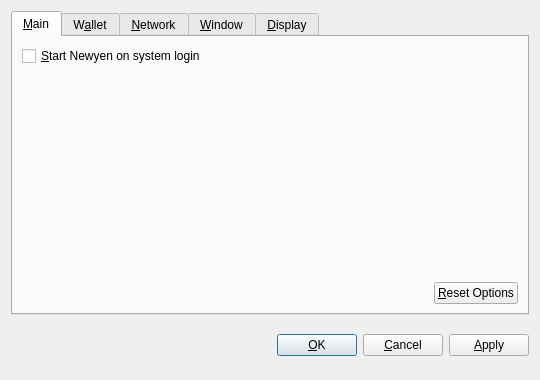
<?xml version="1.0" encoding="UTF-8"?>
<ui version="4.0">
 <class>OptionsDialog</class>
 <widget class="QDialog" name="OptionsDialog">
  <property name="geometry">
   <rect>
    <x>0</x>
    <y>0</y>
    <width>540</width>
    <height>380</height>
   </rect>
  </property>
  <property name="windowTitle">
   <string>Options</string>
  </property>
  <property name="modal">
   <bool>true</bool>
  </property>
  <layout class="QVBoxLayout" name="verticalLayout">
   <item>
    <widget class="QTabWidget" name="tabWidget">
     <property name="tabPosition">
      <enum>QTabWidget::North</enum>
     </property>
     <property name="currentIndex">
      <number>0</number>
     </property>
     <widget class="QWidget" name="tabMain">
      <attribute name="title">
       <string>&amp;Main</string>
      </attribute>
      <layout class="QVBoxLayout" name="verticalLayout_Main">
       <item>
        <widget class="QCheckBox" name="bitcoinAtStartup">
         <property name="toolTip">
          <string>Automatically start Newyen after logging in to the system.</string>
         </property>
         <property name="text">
          <string>&amp;Start Newyen on system login</string>
         </property>
        </widget>
       </item>
       <item>
        <spacer name="verticalSpacer_Main">
         <property name="orientation">
          <enum>Qt::Vertical</enum>
         </property>
         <property name="sizeHint" stdset="0">
          <size>
           <width>20</width>
           <height>40</height>
          </size>
         </property>
        </spacer>
       </item>
       <item>
        <layout class="QHBoxLayout" name="horizontalLayout_2_Main">
         <item>
          <spacer name="horizontalSpacer_2_Main">
           <property name="orientation">
            <enum>Qt::Horizontal</enum>
           </property>
           <property name="sizeHint" stdset="0">
            <size>
             <width>40</width>
             <height>20</height>
            </size>
           </property>
          </spacer>
         </item>
         <item>
          <widget class="QPushButton" name="resetButton">
           <property name="toolTip">
            <string>Reset all client options to default.</string>
           </property>
           <property name="text">
            <string>&amp;Reset Options</string>
           </property>
           <property name="autoDefault">
            <bool>false</bool>
           </property>
          </widget>
         </item>
        </layout>
       </item>
      </layout>
     </widget>
     <widget class="QWidget" name="tabWallet">
      <attribute name="title">
       <string>W&amp;allet</string>
      </attribute>
      <layout class="QVBoxLayout" name="verticalLayout_Network">
       <item>
        <widget class="QLabel" name="transactionFeeInfoLabel">
         <property name="text">
          <string>Optional transaction fee per kB that helps make sure your transactions are processed quickly. Most transactions are 1 kB.</string>
         </property>
         <property name="textFormat">
          <enum>Qt::PlainText</enum>
         </property>
         <property name="wordWrap">
          <bool>true</bool>
         </property>
        </widget>
       </item>
       <item>
        <layout class="QHBoxLayout" name="horizontalLayout_1_Main">
         <item>
          <widget class="QLabel" name="transactionFeeLabel">
           <property name="text">
            <string>Pay transaction &amp;fee</string>
           </property>
           <property name="textFormat">
            <enum>Qt::PlainText</enum>
           </property>
           <property name="buddy">
            <cstring>transactionFee</cstring>
           </property>
          </widget>
         </item>
         <item>
          <widget class="BitcoinAmountField" name="transactionFee"/>
         </item>
         <item>
          <spacer name="horizontalSpacer_1_Main">
           <property name="orientation">
            <enum>Qt::Horizontal</enum>
           </property>
           <property name="sizeHint" stdset="0">
            <size>
             <width>40</width>
             <height>20</height>
            </size>
           </property>
          </spacer>
         </item>
        </layout>
       </item>
       <item>
        <widget class="QLabel" name="label">
         <property name="text">
          <string>If you disable the spending of unconfirmed change, the change from a transaction cannot be used until that transaction has at least one confirmation. This also affects how your balance is computed.</string>
         </property>
         <property name="wordWrap">
          <bool>true</bool>
         </property>
        </widget>
       </item>
       <item>
        <widget class="QCheckBox" name="spendZeroConfChange">
         <property name="text">
          <string>Spend unconfirmed change  (experts only)</string>
         </property>
        </widget>
       </item>
       <item>
        <spacer name="verticalSpacer">
         <property name="orientation">
          <enum>Qt::Vertical</enum>
         </property>
         <property name="sizeHint" stdset="0">
          <size>
           <width>20</width>
           <height>40</height>
          </size>
         </property>
        </spacer>
       </item>
      </layout>
     </widget>
     <widget class="QWidget" name="tabNetwork">
      <attribute name="title">
       <string>&amp;Network</string>
      </attribute>
      <layout class="QVBoxLayout" name="verticalLayout_Network">
       <item>
        <widget class="QCheckBox" name="mapPortUpnp">
         <property name="toolTip">
          <string>Automatically open the Newyen client port on the router. This only works when your router supports UPnP and it is enabled.</string>
         </property>
         <property name="text">
          <string>Map port using &amp;UPnP</string>
         </property>
        </widget>
       </item>
       <item>
        <widget class="QCheckBox" name="connectSocks">
         <property name="toolTip">
          <string>Connect to the Newyen network through a SOCKS proxy (e.g. when connecting through Tor).</string>
         </property>
         <property name="text">
          <string>&amp;Connect through SOCKS proxy:</string>
         </property>
        </widget>
       </item>
       <item>
        <layout class="QHBoxLayout" name="horizontalLayout_Network">
         <item>
          <widget class="QLabel" name="proxyIpLabel">
           <property name="text">
            <string>Proxy &amp;IP:</string>
           </property>
           <property name="textFormat">
            <enum>Qt::PlainText</enum>
           </property>
           <property name="buddy">
            <cstring>proxyIp</cstring>
           </property>
          </widget>
         </item>
         <item>
          <widget class="QValidatedLineEdit" name="proxyIp">
           <property name="maximumSize">
            <size>
             <width>140</width>
             <height>16777215</height>
            </size>
           </property>
           <property name="toolTip">
            <string>IP address of the proxy (e.g. 127.0.0.1)</string>
           </property>
          </widget>
         </item>
         <item>
          <widget class="QLabel" name="proxyPortLabel">
           <property name="text">
            <string>&amp;Port:</string>
           </property>
           <property name="textFormat">
            <enum>Qt::PlainText</enum>
           </property>
           <property name="buddy">
            <cstring>proxyPort</cstring>
           </property>
          </widget>
         </item>
         <item>
          <widget class="QLineEdit" name="proxyPort">
           <property name="maximumSize">
            <size>
             <width>55</width>
             <height>16777215</height>
            </size>
           </property>
           <property name="toolTip">
            <string>Port of the proxy (e.g. 9050)</string>
           </property>
          </widget>
         </item>
         <item>
          <widget class="QLabel" name="socksVersionLabel">
           <property name="text">
            <string>SOCKS &amp;Version:</string>
           </property>
           <property name="textFormat">
            <enum>Qt::PlainText</enum>
           </property>
           <property name="buddy">
            <cstring>socksVersion</cstring>
           </property>
          </widget>
         </item>
         <item>
          <widget class="QValueComboBox" name="socksVersion">
           <property name="toolTip">
            <string>SOCKS version of the proxy (e.g. 5)</string>
           </property>
          </widget>
         </item>
         <item>
          <spacer name="horizontalSpacer_Network">
           <property name="orientation">
            <enum>Qt::Horizontal</enum>
           </property>
           <property name="sizeHint" stdset="0">
            <size>
             <width>40</width>
             <height>20</height>
            </size>
           </property>
          </spacer>
         </item>
        </layout>
       </item>
       <item>
        <spacer name="verticalSpacer_Network">
         <property name="orientation">
          <enum>Qt::Vertical</enum>
         </property>
         <property name="sizeHint" stdset="0">
          <size>
           <width>20</width>
           <height>40</height>
          </size>
         </property>
        </spacer>
       </item>
      </layout>
     </widget>
     <widget class="QWidget" name="tabWindow">
      <attribute name="title">
       <string>&amp;Window</string>
      </attribute>
      <layout class="QVBoxLayout" name="verticalLayout_Window">
       <item>
        <widget class="QCheckBox" name="minimizeToTray">
         <property name="toolTip">
          <string>Show only a tray icon after minimizing the window.</string>
         </property>
         <property name="text">
          <string>&amp;Minimize to the tray instead of the taskbar</string>
         </property>
        </widget>
       </item>
       <item>
        <widget class="QCheckBox" name="minimizeOnClose">
         <property name="toolTip">
          <string>Minimize instead of exit the application when the window is closed. When this option is enabled, the application will be closed only after selecting Quit in the menu.</string>
         </property>
         <property name="text">
          <string>M&amp;inimize on close</string>
         </property>
        </widget>
       </item>
       <item>
        <spacer name="verticalSpacer_Window">
         <property name="orientation">
          <enum>Qt::Vertical</enum>
         </property>
         <property name="sizeHint" stdset="0">
          <size>
           <width>20</width>
           <height>40</height>
          </size>
         </property>
        </spacer>
       </item>
      </layout>
     </widget>
     <widget class="QWidget" name="tabDisplay">
      <attribute name="title">
       <string>&amp;Display</string>
      </attribute>
      <layout class="QVBoxLayout" name="verticalLayout_Display">
       <item>
        <layout class="QHBoxLayout" name="horizontalLayout_1_Display">
         <item>
          <widget class="QLabel" name="langLabel">
           <property name="text">
            <string>User Interface &amp;language:</string>
           </property>
           <property name="textFormat">
            <enum>Qt::PlainText</enum>
           </property>
           <property name="buddy">
            <cstring>lang</cstring>
           </property>
          </widget>
         </item>
         <item>
          <widget class="QValueComboBox" name="lang">
           <property name="toolTip">
            <string>The user interface language can be set here. This setting will take effect after restarting Newyen.</string>
           </property>
          </widget>
         </item>
        </layout>
       </item>
       <item>
        <layout class="QHBoxLayout" name="horizontalLayout_2_Display">
         <item>
          <widget class="QLabel" name="unitLabel">
           <property name="text">
            <string>&amp;Unit to show amounts in:</string>
           </property>
           <property name="textFormat">
            <enum>Qt::PlainText</enum>
           </property>
           <property name="buddy">
            <cstring>unit</cstring>
           </property>
          </widget>
         </item>
         <item>
          <widget class="QValueComboBox" name="unit">
           <property name="toolTip">
            <string>Choose the default subdivision unit to show in the interface and when sending coins.</string>
           </property>
          </widget>
         </item>
        </layout>
       </item>
       <item>
        <widget class="QCheckBox" name="displayAddresses">
         <property name="toolTip">
          <string>Whether to show Newyen addresses in the transaction list or not.</string>
         </property>
         <property name="text">
          <string>&amp;Display addresses in transaction list</string>
         </property>
        </widget>
       </item>
       <item>
        <widget class="QCheckBox" name="coinControlFeatures">
         <property name="toolTip">
          <string>Whether to show coin control features or not.</string>
         </property>
         <property name="text">
          <string>Display coin &amp;control features (experts only!)</string>
         </property>
        </widget>
       </item>
       <item>
        <spacer name="verticalSpacer_Display">
         <property name="orientation">
          <enum>Qt::Vertical</enum>
         </property>
         <property name="sizeHint" stdset="0">
          <size>
           <width>20</width>
           <height>40</height>
          </size>
         </property>
        </spacer>
       </item>
      </layout>
     </widget>
    </widget>
   </item>
   <item>
    <layout class="QHBoxLayout" name="horizontalLayout_Buttons">
     <item>
      <spacer name="horizontalSpacer_1">
       <property name="orientation">
        <enum>Qt::Horizontal</enum>
       </property>
       <property name="sizeHint" stdset="0">
        <size>
         <width>40</width>
         <height>48</height>
        </size>
       </property>
      </spacer>
     </item>
     <item>
      <widget class="QLabel" name="statusLabel">
       <property name="font">
        <font>
         <weight>75</weight>
         <bold>true</bold>
        </font>
       </property>
       <property name="text">
        <string/>
       </property>
       <property name="textFormat">
        <enum>Qt::PlainText</enum>
       </property>
       <property name="wordWrap">
        <bool>true</bool>
       </property>
      </widget>
     </item>
     <item>
      <spacer name="horizontalSpacer_2">
       <property name="orientation">
        <enum>Qt::Horizontal</enum>
       </property>
       <property name="sizeHint" stdset="0">
        <size>
         <width>40</width>
         <height>48</height>
        </size>
       </property>
      </spacer>
     </item>
     <item>
      <widget class="QPushButton" name="okButton">
       <property name="text">
        <string>&amp;OK</string>
       </property>
      </widget>
     </item>
     <item>
      <widget class="QPushButton" name="cancelButton">
       <property name="text">
        <string>&amp;Cancel</string>
       </property>
       <property name="autoDefault">
        <bool>false</bool>
       </property>
      </widget>
     </item>
     <item>
      <widget class="QPushButton" name="applyButton">
       <property name="text">
        <string>&amp;Apply</string>
       </property>
       <property name="autoDefault">
        <bool>false</bool>
       </property>
      </widget>
     </item>
    </layout>
   </item>
  </layout>
 </widget>
 <customwidgets>
  <customwidget>
   <class>BitcoinAmountField</class>
   <extends>QSpinBox</extends>
   <header>bitcoinamountfield.h</header>
  </customwidget>
  <customwidget>
   <class>QValueComboBox</class>
   <extends>QComboBox</extends>
   <header>qvaluecombobox.h</header>
  </customwidget>
  <customwidget>
   <class>QValidatedLineEdit</class>
   <extends>QLineEdit</extends>
   <header>qvalidatedlineedit.h</header>
  </customwidget>
 </customwidgets>
 <resources/>
 <connections/>
</ui>
